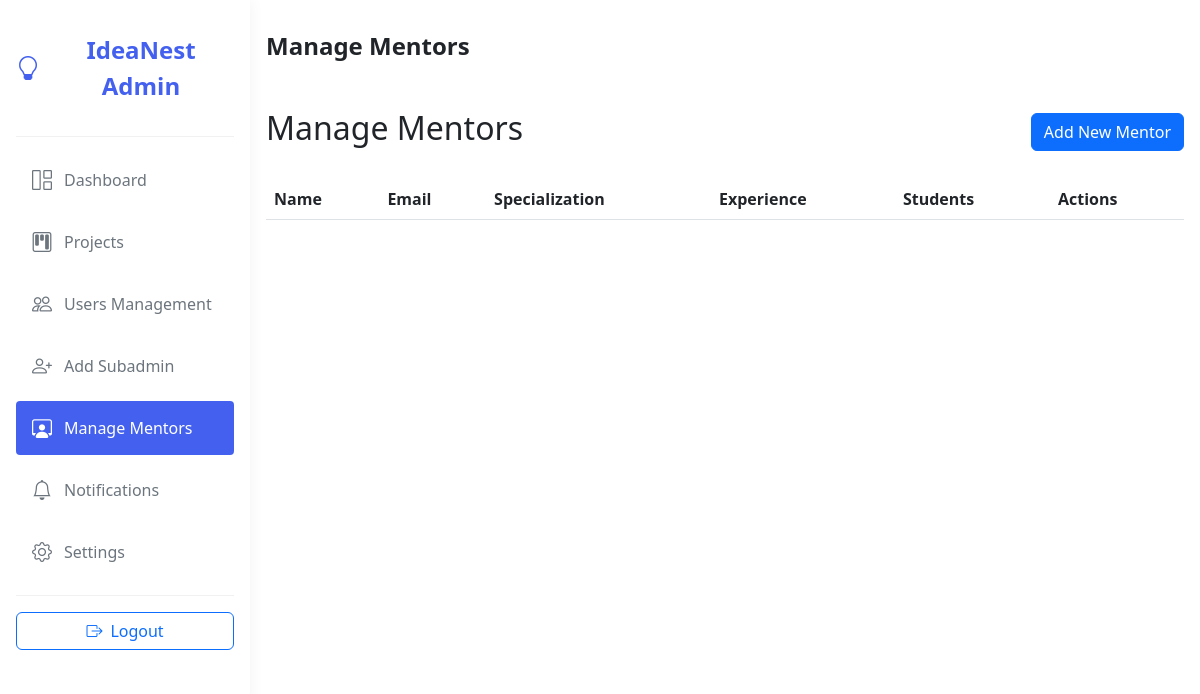
/Admin/manage_mentors.php (signed in), run on an earlier commit of the app's database.
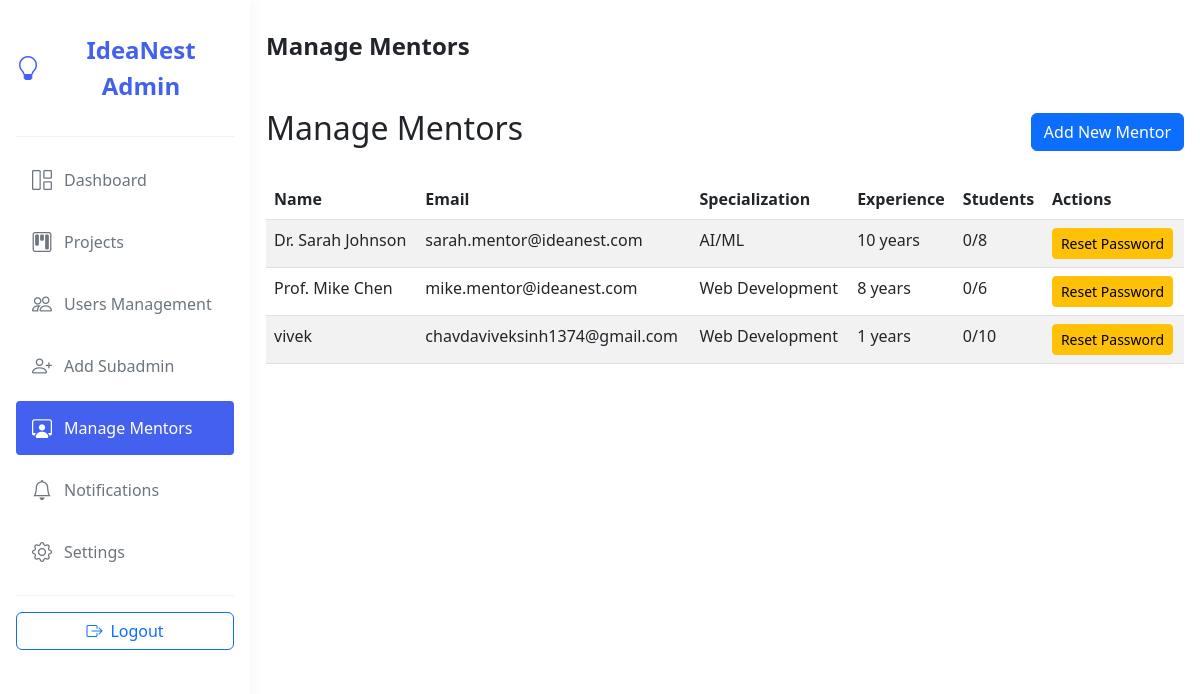
And on a later commit of the database.
### tables this page shows
CREATE TABLE `mentors` (
                           `id` int(11) NOT NULL,
                           `user_id` int(11) NOT NULL,
                           `specialization` varchar(255) NOT NULL,
                           `experience_years` int(11) DEFAULT 0,
                           `max_students` int(11) DEFAULT 5,
                           `current_students` int(11) DEFAULT 0,
                           `bio` text DEFAULT NULL,
                           `linkedin_url` varchar(255) DEFAULT NULL,
                           `github_url` varchar(255) DEFAULT NULL,
                           `created_at` timestamp NOT NULL DEFAULT current_timestamp()
);

CREATE TABLE `register` (
                            `id` int(11) NOT NULL,
                            `name` varchar(100) NOT NULL,
                            `email` varchar(100) NOT NULL,
                            `enrollment_number` varchar(50) NOT NULL,
                            `gr_number` varchar(50) NOT NULL,
                            `password` varchar(255) NOT NULL,
                            `about` varchar(500) NOT NULL,
                            `phone_no` varchar(20) DEFAULT NULL,
                            `department` varchar(100) DEFAULT NULL,
                            `passout_year` year(4) NOT NULL,
                            `user_image` text NOT NULL DEFAULT '',
                            `google_id` varchar(255) DEFAULT NULL,
                            `email_notifications` tinyint(1) DEFAULT 1,
                            `last_notification_sent` datetime DEFAULT NULL,
                            `github_token` text DEFAULT NULL,
                            `role` enum('student','mentor','admin') DEFAULT 'student',
                            `expertise` text DEFAULT NULL,
                            `mentor_rating` decimal(3,2) DEFAULT 0.00,
                            `is_available` tinyint(1) DEFAULT 1
);

### Admin/manage_mentors.php (the view, shortened to what this page needs)
<?php
require_once '../Login/Login/db.php';
$query = "SELECT r.id, r.name, r.email, m.specialization, m.experience_years, m.current_students, m.max_students
          FROM register r
          JOIN mentors m ON r.id = m.user_id
          WHERE r.role = 'mentor'";
$mentors = $conn->query($query)->fetch_all(MYSQLI_ASSOC);
?>
<!DOCTYPE html>
<html lang="en">
<head>
    <link href="https://cdn.jsdelivr.net/npm/bootstrap@5.3.0-alpha1/dist/css/bootstrap.min.css" rel="stylesheet">
    <link rel="stylesheet" href="https://cdn.jsdelivr.net/npm/bootstrap-icons@1.8.1/font/bootstrap-icons.css">
</head>
<body>
<?php include 'sidebar_admin.php'; ?>
<div class="main-content">
    <div class="topbar">
        <h1 class="page-title">Manage Mentors</h1>
    </div>
    <div class="dashboard-content">
    <div class="d-flex justify-content-between align-items-center mb-4">
        <h2>Manage Mentors</h2>
        <a href="add_mentor.php" class="btn btn-primary">Add New Mentor</a>
    </div>
    <div class="table-responsive">
        <table class="table table-striped">
            <thead>
                <tr>
                    <th>Name</th>
                    <th>Email</th>
                    <th>Specialization</th>
                    <th>Experience</th>
                    <th>Students</th>
                    <th>Actions</th>
                </tr>
            </thead>
            <tbody>
                <?php foreach ($mentors as $mentor): ?>
                <tr>
                    <td><?= htmlspecialchars($mentor['name']) ?></td>
                    <td><?= htmlspecialchars($mentor['email']) ?></td>
                    <td><?= htmlspecialchars($mentor['specialization']) ?></td>
                    <td><?= $mentor['experience_years'] ?> years</td>
                    <td><?= $mentor['current_students'] ?>/<?= $mentor['max_students'] ?></td>
                    <td>
                        <button class="btn btn-sm btn-warning" onclick="resetPassword(<?= $mentor['id'] ?>, '<?= $mentor['email'] ?>')">Reset Password</button>
                    </td>
                </tr>
                <?php endforeach; ?>
            </tbody>
        </table>
    </div>
    </div>
</div>
</body>
</html>

### Admin/sidebar_admin.php (shortened to what this page needs)
<?php
$current_page = basename($_SERVER['PHP_SELF']);
$request_uri = $_SERVER['REQUEST_URI'];
if (strpos($request_uri, '/Admin/') !== false) {
    $base_admin_path = substr($request_uri, 0, strpos($request_uri, '/Admin/') + 7);
} else {
    $base_admin_path = dirname($_SERVER['SCRIPT_NAME']) . '/';
    if (strpos($base_admin_path, '/subadmin') !== false) {
        $base_admin_path = str_replace('/subadmin', '', $base_admin_path);
    }
}
$menu_items = [
        [
                'icon' => 'bi-grid-1x2',
                'title' => 'Dashboard',
                'url' => $base_admin_path . 'admin.php',
                'page' => 'admin.php'
        ],
        [
                'icon' => 'bi-kanban',
                'title' => 'Projects',
                'url' => $base_admin_path . 'admin_view_project.php',
                'page' => 'admin_view_project.php'
        ],
        [
                'icon' => 'bi-people',
                'title' => 'Users Management',
                'url' => $base_admin_path . 'user_manage_by_admin.php',
                'page' => 'user_manage_by_admin.php'
        ],
        [
                'icon' => 'bi-person-plus',
                'title' => 'Add Subadmin',
                'url' => $base_admin_path . 'subadmin/add_subadmin.php',
                'page' => 'add_subadmin.php'
        ],
        [
                'icon' => 'bi-person-workspace',
                'title' => 'Manage Mentors',
                'url' => $base_admin_path . 'manage_mentors.php',
                'page' => 'manage_mentors.php'
        ],
        [
                'icon' => 'bi-bell',
                'title' => 'Notifications',
                'url' => $base_admin_path . 'notifications.php',
                'page' => 'notifications.php'
        ],
        [
                'icon' => 'bi-gear',
                'title' => 'Settings',
                'url' => $base_admin_path . 'settings.php',
                'page' => 'settings.php'
        ]
];
$site_name = isset($site_name) ? $site_name : "IdeaNest Admin";
$logout_url = isset($logout_url) ? $logout_url : $base_admin_path . "logout.php";
?>
<div class="sidebar" id="sidebar">
    <div class="sidebar-header">
        <a href="<?php echo $base_admin_path; ?>admin.php" class="sidebar-brand">
            <i class="bi bi-lightbulb"></i>
            <span><?php echo htmlspecialchars($site_name); ?></span>
        </a>
    </div>
    <ul class="sidebar-menu">
        <?php foreach ($menu_items as $item): ?>
            <li class="sidebar-item">
                <a href="<?php echo $item['url']; ?>"
                   class="sidebar-link <?php echo ($current_page == $item['page']) ? 'active' : ''; ?>">
                    <i class="bi <?php echo $item['icon']; ?>"></i>
                    <span><?php echo $item['title']; ?></span>
                </a>
            </li>
        <?php endforeach; ?>
    </ul>
    <div class="sidebar-footer">
        <a href="<?php echo $logout_url; ?>" class="btn btn-outline-primary w-100 d-flex align-items-center justify-content-center">
            <i class="bi bi-box-arrow-right me-2"></i> Logout
        </a>
    </div>
</div>
<link rel="stylesheet" href="../assets/css/sidebar_admin.css">

### assets/css/sidebar_admin.css (style rules this page uses)
.sidebar { position: fixed; top: 0; left: 0; bottom: 0; width: 250px; background-color: #fff; box-shadow: 0 0 15px rgba(0,0,0,0.05); z-index: 1000; transition: all 0.3s; overflow-y: auto; padding: 1rem; }
.sidebar-header { padding: 1rem 0; text-align: center; border-bottom: 1px solid #f1f1f1; margin-bottom: 1rem; }
.sidebar-brand { font-size: 1.5rem; font-weight: 600; color: #4361ee; text-decoration: none; display: flex; align-items: center; justify-content: center; margin-bottom: 1rem; }
.sidebar-brand i { margin-right: 0.5rem; }
.sidebar-menu { list-style: none; padding: 0; margin: 0; }
.sidebar-item { margin-bottom: 0.5rem; }
.sidebar-link { display: flex; align-items: center; padding: 0.75rem 1rem; color: #6c757d; text-decoration: none; border-radius: 0.25rem; transition: all 0.2s; }
.sidebar-link i { margin-right: 0.75rem; font-size: 1.25rem; width: 20px; text-align: center; }
.sidebar-link.active { background-color: #4361ee; color: #fff; }
.sidebar-footer { padding: 1rem 0; border-top: 1px solid #f1f1f1; margin-top: 1rem; }
.main-content { margin-left: 250px; padding: 1rem; transition: all 0.3s; min-height: 100vh; }
.topbar { display: flex; align-items: center; justify-content: space-between; padding: 1rem 0; margin-bottom: 2rem; }
.page-title { font-size: 1.5rem; font-weight: 600; margin: 0; }

What changed in the data, as far as the page shows it:
added mentors: user.name "Dr. Sarah Johnson", user.email "sarah.mentor@ideanest.com", specialization "AI/ML", experience_years "10", current_students "0", max_students "8"
added mentors: user.name "Prof. Mike Chen", user.email "mike.mentor@ideanest.com", specialization "Web Development", experience_years "8", current_students "0", max_students "6"
added mentors: user.name "vivek", user.email "chavdaviveksinh1374@gmail.com", specialization "Web Development", experience_years "1", current_students "0", max_students "10"
